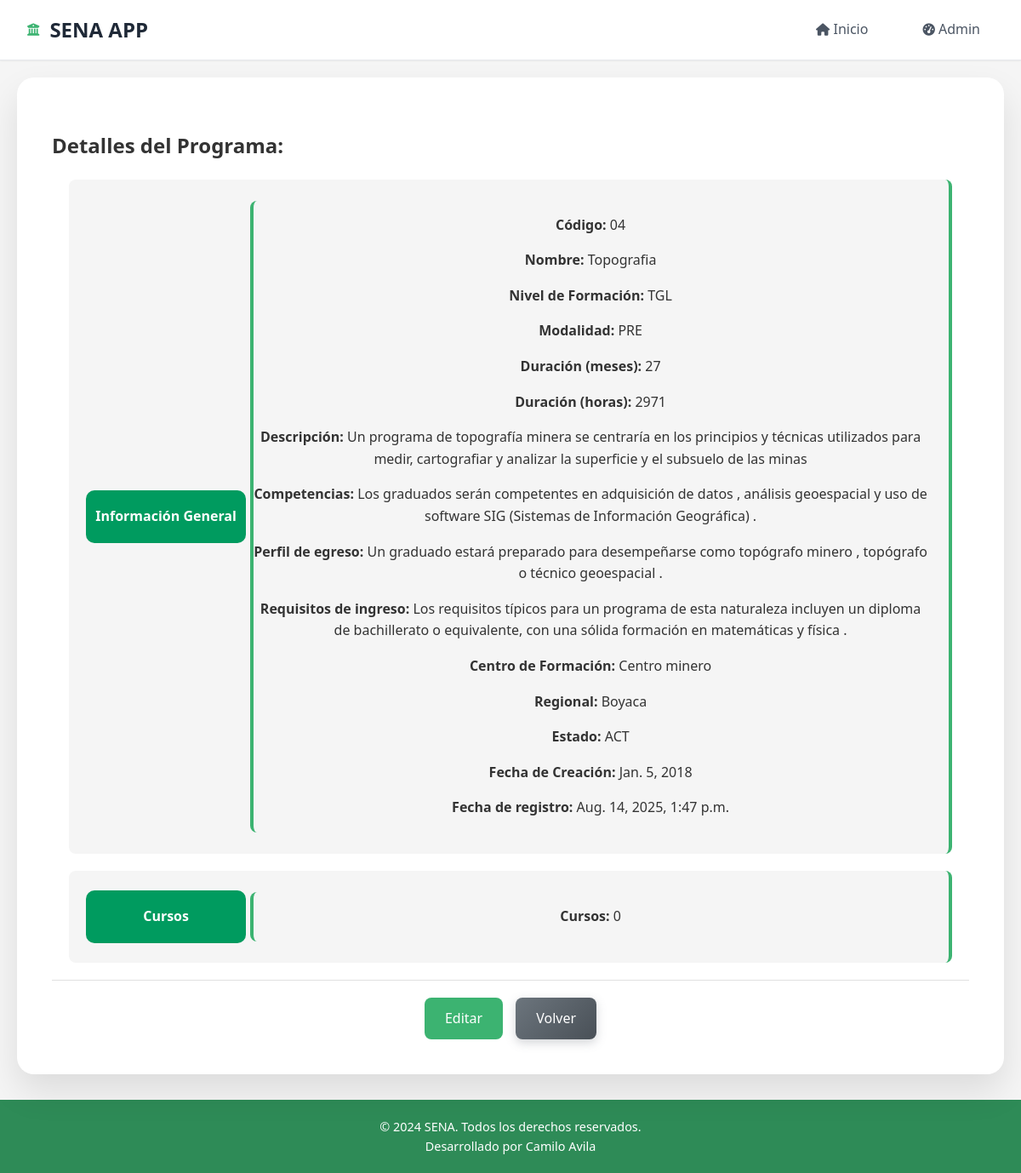
The app's page /programas/programa/8/, older data.
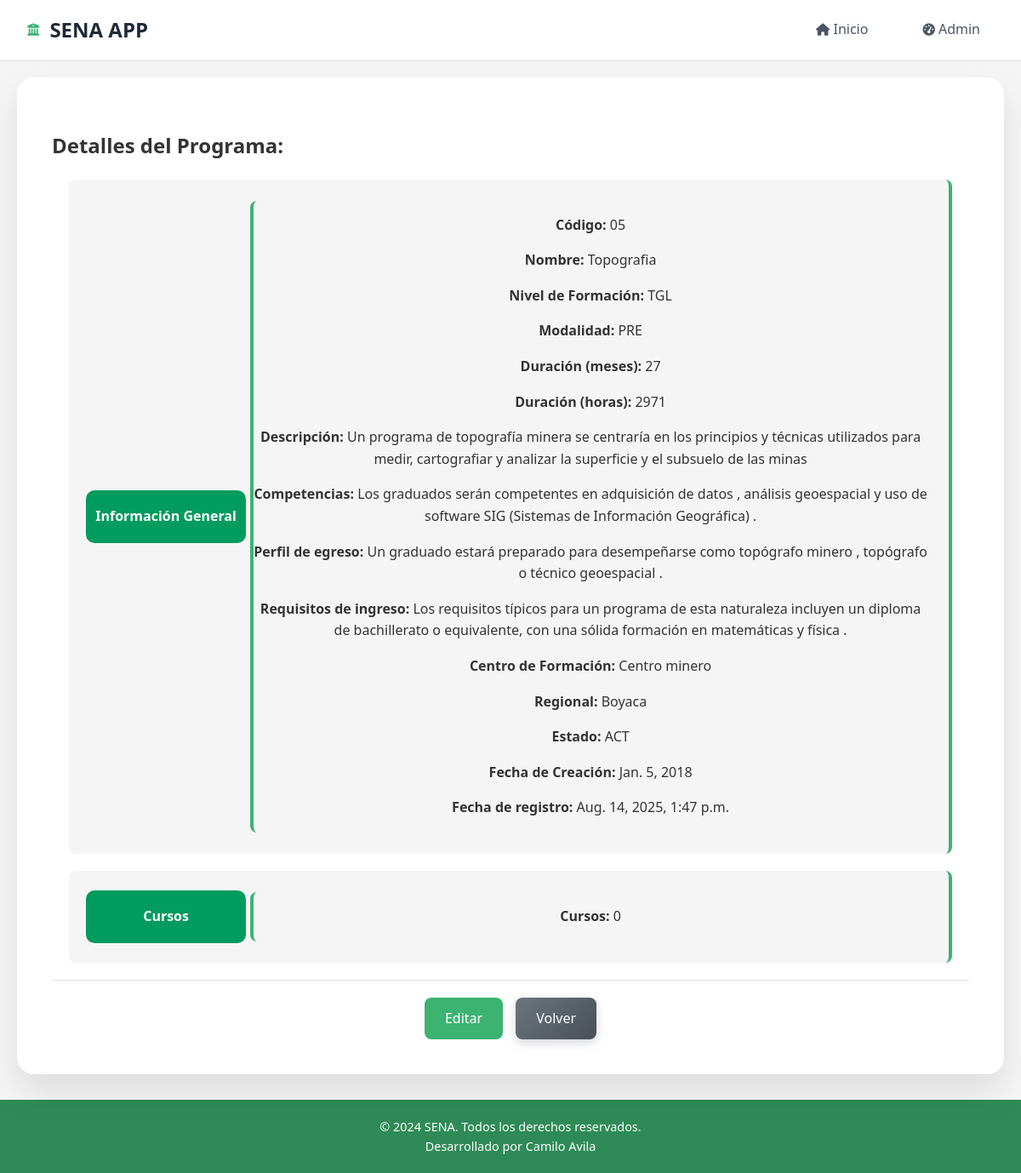
The same page, newer data.
### programas/models.py (models this page shows, shortened)
class Programa(models.Model):
    NIVEL_FORMACION_CHOICES = [
        ('AUX', 'Auxiliar'),
        ('OPE', 'Operario'),
        ('TEC', 'Técnico'),
        ('TGL', 'Tecnólogo'),
        ('ESP', 'Especialización Tecnológica'),
        ('COM', 'Complementario'),
    ]
    MODALIDAD_CHOICES = [
        ('PRE', 'Presencial'),
        ('VIR', 'Virtual'),
        ('MIX', 'Mixta'),
    ]
    ESTADO_CHOICES = [
        ('ACT', 'Activo'),
        ('INA', 'Inactivo'),
        ('SUS', 'Suspendido'),
        ('CAN', 'Cancelado'),
    ]
    codigo = models.CharField(max_length=20, unique=True, verbose_name="Código del Programa")
    nombre = models.CharField(max_length=200, verbose_name="Nombre del Programa")
    nivel_formacion = models.CharField(max_length=3, choices=NIVEL_FORMACION_CHOICES, verbose_name="Nivel de Formación")
    modalidad = models.CharField(max_length=3, choices=MODALIDAD_CHOICES, default='PRE', verbose_name="Modalidad")
    duracion_meses = models.PositiveIntegerField(verbose_name="Duración en Meses")
    duracion_horas = models.PositiveIntegerField(verbose_name="Duración en Horas")
    descripcion = models.TextField(verbose_name="Descripción del Programa")
    competencias = models.TextField(verbose_name="Competencias a Desarrollar")
    perfil_egreso = models.TextField(verbose_name="Perfil de Egreso")
    requisitos_ingreso = models.TextField(verbose_name="Requisitos de Ingreso")
    centro_formacion = models.CharField(max_length=200, verbose_name="Centro de Formación")
    regional = models.CharField(max_length=100, verbose_name="Regional")
    estado = models.CharField(max_length=3,choices=ESTADO_CHOICES, default='ACT', verbose_name="Estado")
    fecha_creacion = models.DateField(verbose_name="Fecha de Creación del Programa")
    fecha_registro = models.DateTimeField(auto_now_add=True, verbose_name="Fecha de Registro")
    class Meta:
        verbose_name = "Programa de Formación"
        verbose_name_plural = "Programas de Formación"
        ordering = ['nombre']

### programas/views.py (the view)
# urls.py: path('programas/programa/<int:programa_id>/', views.detalle_programa, name='detalle_programa'),
def detalle_programa(request, programa_id):
    programa = get_object_or_404(Programa, pk=programa_id)
    cursos = programa.curso_set.all().order_by('-fecha_inicio')
    template = loader.get_template('detalle_programa.html')
    context = {
        'programa': programa,
        'cursos': cursos,
    }
    return HttpResponse(template.render(context, request))

### programas/templates/detalle_programa.html (shortened to what this page needs)
{% extends 'base.html' %}
{% block content %}
<section class="detalle-curso">
    <h2>Detalles del Programa:</h2>
    <div class="curso-info">
        <div class="info-detalle-card">
            <div class="info_tittle">
                <h2>Información General</h2>
            </div>
            <div class="info-grupoDentro">
                <p><strong>Código:</strong> {{ programa.codigo }}</p>
                    <p><strong>Nombre:</strong> {{ programa.nombre }}</p>
                        <p><strong>Nivel de Formación:</strong> {{ programa.nivel_formacion }}</p>
                            <p><strong>Modalidad:</strong> {{ programa.modalidad }}</p>
                                <p><strong>Duración (meses):</strong> {{ programa.duracion_meses }}</p>
                                    <p><strong>Duración (horas):</strong> {{ programa.duracion_horas }}</p>
                                        <p><strong>Descripción:</strong> {{ programa.descripcion }}</p>
                                            <p><strong>Competencias:</strong> {{ programa.competencias }}</p>
                                                <p><strong>Perfil de egreso:</strong> {{ programa.perfil_egreso }}</p>
                                                    <p><strong>Requisitos de ingreso:</strong> {{ programa.requisitos_ingreso }}</p>
                                                        <p><strong>Centro de Formación:</strong> {{ programa.centro_formacion }}</p>
                                                            <p><strong>Regional:</strong> {{ programa.regional }}</p>
                                                                <p><strong>Estado:</strong> {{ programa.estado }}</p>
                                                                    <p><strong>Fecha de Creación:</strong> {{ programa.fecha_creacion }}</p>
                                                                        <p><strong>Fecha de registro:</strong> {{ programa.fecha_registro }}</p>
            </div>
        </div>
        <div class="info-detalle-card">
            <div class="info_tittle">
                <h2>Cursos</h2>
            </div>
            <div class="info-grupoDentro">
                <p><strong>Cursos:</strong> {{ cursos|length }}</p>
            </div>
        </div>
    </div>
    <div class="acciones">
        <a href="{% url 'admin:programas_programa_change' programa.id %}" class="btn-primary">Editar</a>
        <a href="/programas" class="btn-secondary">Volver</a>
    </div>
</section>
{% endblock %}

Row changes from the older to the newer data that the page shows:
changed Programa "Topografia": codigo "04" → "05"
